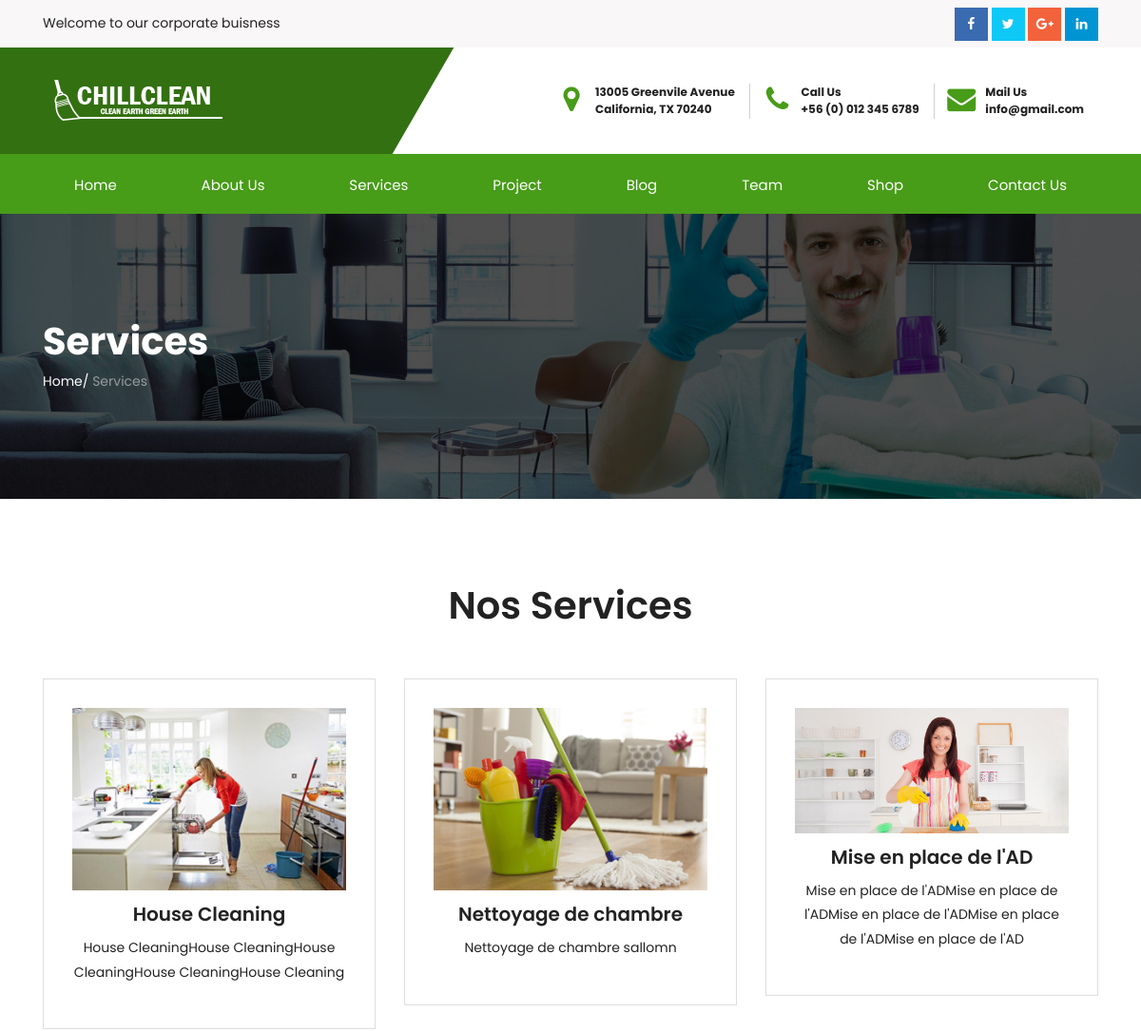
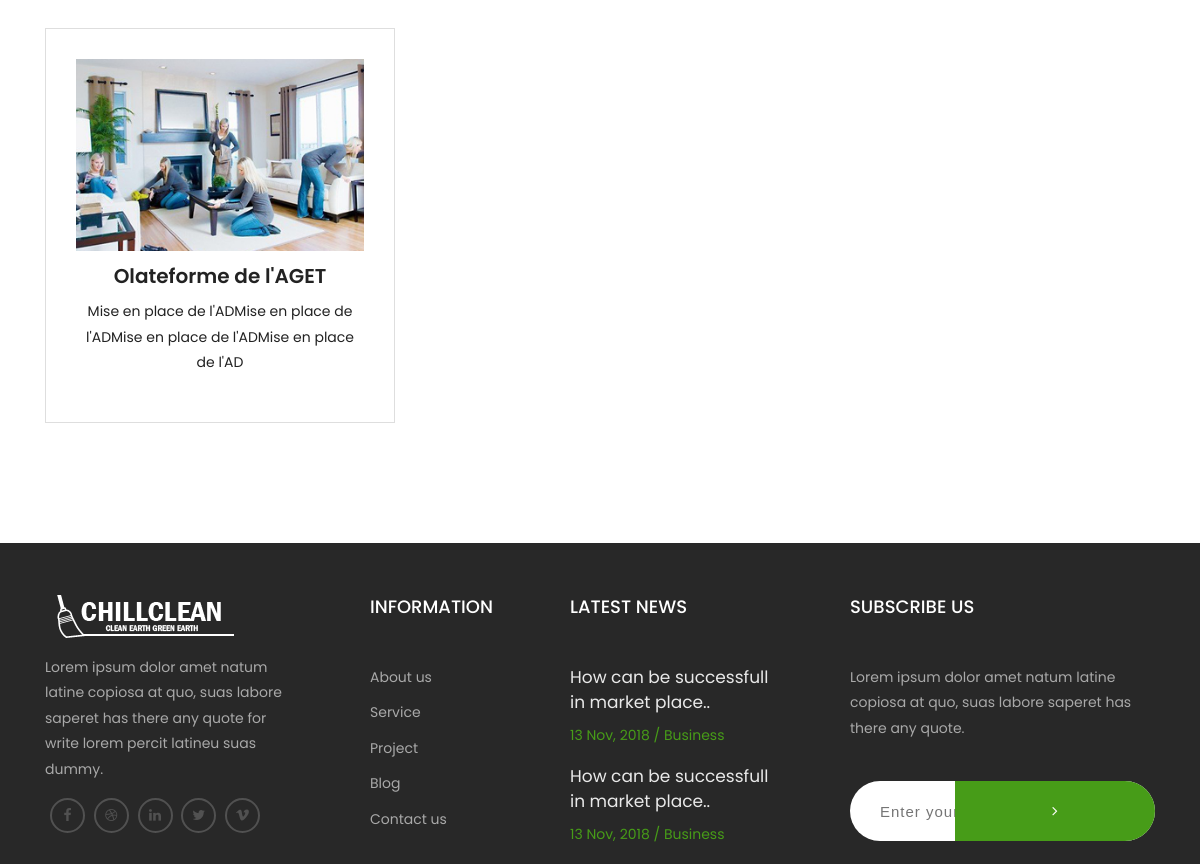
Page /services/ on the committed database (2 pictures, top to bottom).
### service/models.py (models this page shows, shortened)
class Service(BaseModel):
    titre=models.CharField(max_length=200)
    slug=models.SlugField(max_length=200,blank=True,null=True)
    description=models.TextField(blank=True,null=True)
    detail=QuillField(blank=True,null=True,max_length=200)
    image=models.ImageField(upload_to='services',blank=True,null=True)
    statut=models.BooleanField(default=False)
    class Meta:
        db_table = ''
        managed = True
        verbose_name = 'Service'
        verbose_name_plural = 'Services'

### service/views.py (the view)
# urls.py: path('services/',include('service.urls')),
def services(request):
    services=Service.objects.filter(statut=True)
    context={
        'services':services,
        }
    return render(request,"services/services.html",context)

### templates/services/services.html (shortened to what this page needs)
{% extends 'includes/_baseClient.html' %}
{% load static %}
{% block content %}
		<section class="inner-intro bg-img light-color overlay-before parallax-background">
			<div class="container">
				<div class="row title">
					<div class="title_row">
						<h1 data-title="Service"><span>Services</span></h1>
						<div class="page-breadcrumb">
							<a>Home</a>/ <span>Services</span>
						</div>
					</div>
				</div>
			</div>
		</section>
		<section class="padding ptb-xs-40">
			<div class="container">
				<div class="row pb-30 text-center">
					<div class="col-md-12">
						<div class="section-title_home">
							<h2>Nos <span>Services</span></h2>
						</div>
					</div>
				</div>
				<div class="row">
					{% for service in services %}
					<div class="col-md-6 col-lg-4 mb-30">
						<div class="service_box">
							<figure>
								{% if service.image %}
								<img src="{{service.image.url}}" alt="{{service.titre|truncatechars:2}}"/>
								{% else %}
								<img src="{% static 'assets-web/images/service/img_1.jpg' %} " alt="{{service.titre}}" />
								{% endif %}
							</figure>
							<h3><a href="{% url 'detail_service' service.pk %}">{{service.titre}}</a></h3>
							<p>{{service.description}}</p>
						</div>
					</div>
					{% endfor %}
				</div>
			</div>
		</section>
{% endblock content %}

### static/assets-chillclean/css/index.css (style rules this page uses)
.section-title_home h2 { margin-bottom: 25px; }
.service_box { background: #fff; text-align: center; padding: 30px; border: 1px solid #dedede; }

### rows in the picture
Service: image (picture), titre "House Cleaning", description "House CleaningHouse CleaningHouse CleaningHouse CleaningHouse Cleaning"
Service: image (picture), titre "Nettoyage de chambre", description "Nettoyage de chambre sallomn"
Service: image (picture), titre "Mise en place de l'AD", description "Mise en place de l'ADMise en place de l'ADMise en place de l'ADMise en place de l'ADMise en place de l'AD"
Service: image (picture), titre "Olateforme de l'AGET", description "Mise en place de l'ADMise en place de l'ADMise en place de l'ADMise en place de l'AD"
